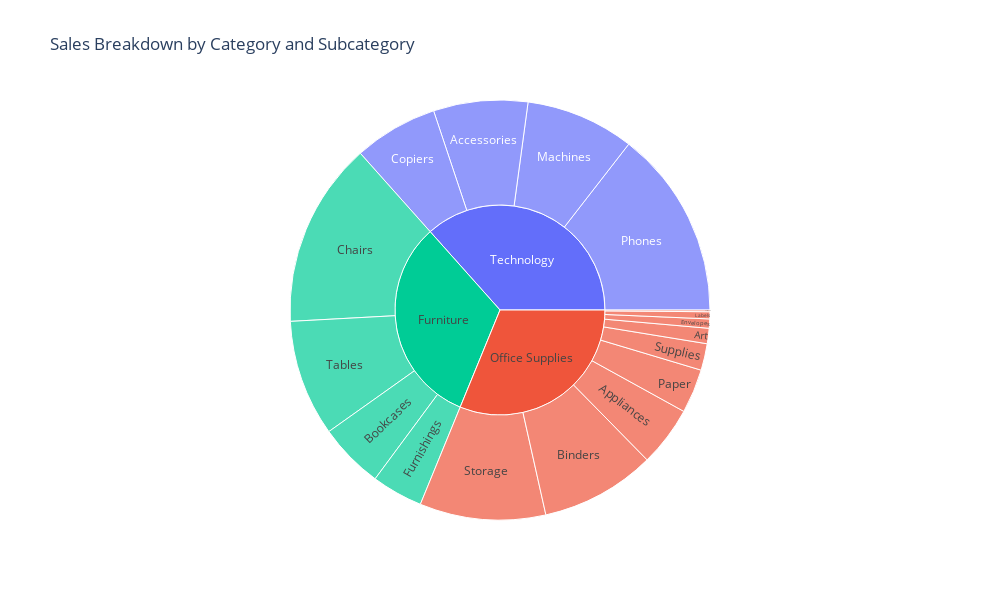

The notebook cell saved with this chart:
### Markdown cell above
<h4> Sales Breakdown by Category and Subcategory

### Code cell
category_sales = df.groupby(['Category', 'Sub-Category']).agg({'Sales': 'sum'}).reset_index()

category_sales = category_sales.sort_values(by='Sales', ascending=False)

top_category_subcategory = category_sales.head(1)
print(top_category_subcategory)

fig5 = px.sunburst(df, path=["Category", "Sub-Category"], values="Sales",
                    color="Category", hover_data={'Sales': ':,.2f'},
                    title="Sales Breakdown by Category and Subcategory",
                    width=1000, height=600)
fig5.update_traces(hovertemplate='<b>%{label}</b><br>Revenue: $%{value:,.2f}')

fig5.show()

### Figure 1 — Plotly figure (JSON) as saved in the notebook; plotly's stock layout.template omitted (floating-point values rounded to 4 significant figures)
{"data": [{"branchvalues": "total", "customdata": [[164200.0, "Technology"], [104600.0, "Office Supplies"], [200000.0, "Office Supplies"], [322800.0, "Furniture"], [12350.0, "Office Supplies"], [728700.0, "Furniture"], [202800.0, "Furniture"], [46420.0, "Office Supplies"], [219300.0, "Office Supplies"], [327800.0, "Technology"], [76830.0, "Office Supplies"], [89210.0, "Furniture"], [705400.0, "Office Supplies"], [3002.0, "Office Supplies"], [146200.0, "Technology"], [113800.0, "Furniture"], [26710.0, "Office Supplies"], [16130.0, "Office Supplies"], [189200.0, "Technology"], [827500.0, "Technology"]], "domain": {"x": [0, 1], "y": [0, 1]}, "hovertemplate": "<b>%{label}</b><br>Revenue: $%{value:,.2f}", "ids": ["Technology/Accessories", "Office Supplies/Appliances", "Office Supplies/Binders", "Furniture/Chairs", "Office Supplies/Labels", "Furniture", "Furniture/Tables", "Office Supplies/Supplies", "Office Supplies/Storage", "Technology/Phones", "Office Supplies/Paper", "Furniture/Furnishings", "Office Supplies", "Office Supplies/Fasteners", "Technology/Copiers", "Furniture/Bookcases", "Office Supplies/Art", "Office Supplies/Envelopes", "Technology/Machines", "Technology"], "labels": ["Accessories", "Appliances", "Binders", "Chairs", "Labels", "Furniture", "Tables", "Supplies", "Storage", "Phones", "Paper", "Furnishings", "Office Supplies", "Fasteners", "Copiers", "Bookcases", "Art", "Envelopes", "Machines", "Technology"], "marker": {"colors": ["#636efa", "#EF553B", "#EF553B", "#00cc96", "#EF553B", "#00cc96", "#00cc96", "#EF553B", "#EF553B", "#636efa", "#EF553B", "#00cc96", "#EF553B", "#EF553B", "#636efa", "#00cc96", "#EF553B", "#EF553B", "#636efa", "#636efa"]}, "name": "", "parents": ["Technology", "Office Supplies", "Office Supplies", "Furniture", "Office Supplies", "", "Furniture", "Office Supplies", "Office Supplies", "Technology", "Office Supplies", "Furniture", "", "Office Supplies", "Technology", "Furniture", "Office Supplies", "Office Supplies", "Technology", ""], "type": "sunburst", "values": [164200.0, 104600.0, 200000.0, 322800.0, 12350.0, 728700.0, 202800.0, 46420.0, 219300.0, 327800.0, 76830.0, 89210.0, 705400.0, 3002.0, 146200.0, 113800.0, 26710.0, 16130.0, 189200.0, 827500.0]}], "layout": {"height": 600, "legend": {"tracegroupgap": 0}, "title": {"text": "Sales Breakdown by Category and Subcategory"}, "width": 1000}}
